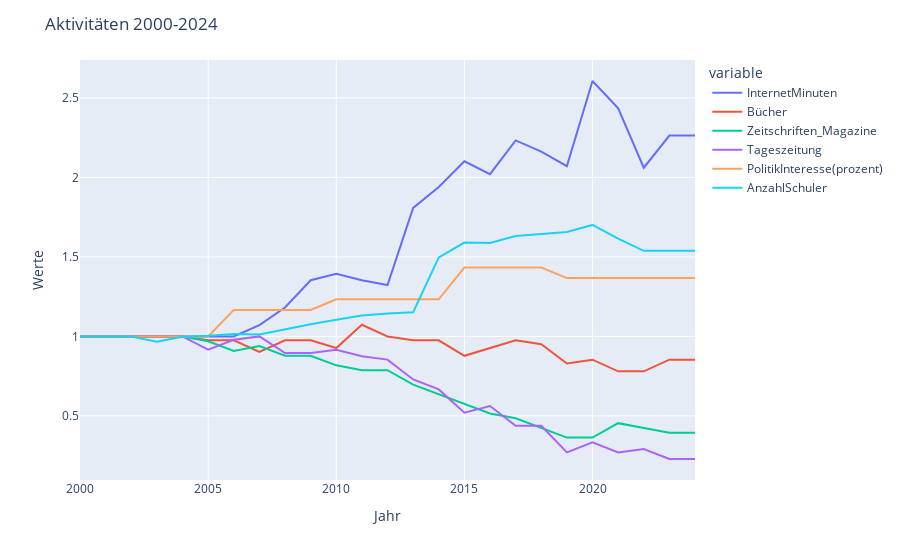

The notebook cell this image was saved under:
### Code cell
# plot activities
fig = px.line(data, y=['InternetMinuten',
       'Bücher', 'Zeitschriften_Magazine', 'Tageszeitung',
       'PolitikInteresse(prozent)', 'AnzahlSchuler'])
fig.update_layout(title='Aktivitäten 2000-2024')
fig.update_yaxes(title='Werte')
fig.show()

### Figure 1 — Plotly figure (JSON) as saved in the notebook; plotly's stock layout.template omitted (floating-point values rounded to 4 significant figures)
{"data": [{"hovertemplate": "variable=InternetMinuten<br>Jahr=%{x}<br>value=%{y}<extra></extra>", "legendgroup": "InternetMinuten", "line": {"color": "#636efa", "dash": "solid"}, "marker": {"symbol": "circle"}, "mode": "lines", "name": "InternetMinuten", "orientation": "v", "showlegend": true, "type": "scatter", "x": ["2000-01-01T00:00:00", "2002-01-01T00:00:00", "2003-01-01T00:00:00", "2004-01-01T00:00:00", "2005-01-01T00:00:00", "2006-01-01T00:00:00", "2007-01-01T00:00:00", "2008-01-01T00:00:00", "2009-01-01T00:00:00", "2010-01-01T00:00:00", "2011-01-01T00:00:00", "2012-01-01T00:00:00", "2013-01-01T00:00:00", "2014-01-01T00:00:00", "2015-01-01T00:00:00", "2016-01-01T00:00:00", "2017-01-01T00:00:00", "2018-01-01T00:00:00", "2019-01-01T00:00:00", "2020-01-01T00:00:00", "2021-01-01T00:00:00", "2022-01-01T00:00:00", "2023-01-01T00:00:00", "2024-01-01T00:00:00"], "xaxis": "x", "y": [1, 1, 1, 1, 1, 1, 1.071, 1.182, 1.354, 1.394, 1.354, 1.323, 1.808, 1.939, 2.101, 2.02, 2.232, 2.162, 2.071, 2.606, 2.434, 2.061, 2.263, 2.263], "yaxis": "y"}, {"hovertemplate": "variable=Bücher<br>Jahr=%{x}<br>value=%{y}<extra></extra>", "legendgroup": "Bücher", "line": {"color": "#EF553B", "dash": "solid"}, "marker": {"symbol": "circle"}, "mode": "lines", "name": "Bücher", "orientation": "v", "showlegend": true, "type": "scatter", "x": ["2000-01-01T00:00:00", "2002-01-01T00:00:00", "2003-01-01T00:00:00", "2004-01-01T00:00:00", "2005-01-01T00:00:00", "2006-01-01T00:00:00", "2007-01-01T00:00:00", "2008-01-01T00:00:00", "2009-01-01T00:00:00", "2010-01-01T00:00:00", "2011-01-01T00:00:00", "2012-01-01T00:00:00", "2013-01-01T00:00:00", "2014-01-01T00:00:00", "2015-01-01T00:00:00", "2016-01-01T00:00:00", "2017-01-01T00:00:00", "2018-01-01T00:00:00", "2019-01-01T00:00:00", "2020-01-01T00:00:00", "2021-01-01T00:00:00", "2022-01-01T00:00:00", "2023-01-01T00:00:00", "2024-01-01T00:00:00"], "xaxis": "x", "y": [1, 1, 1, 1, 0.9756, 0.9756, 0.9024, 0.9756, 0.9756, 0.9268, 1.073, 1, 0.9756, 0.9756, 0.878, 0.9268, 0.9756, 0.9512, 0.8293, 0.8537, 0.7805, 0.7805, 0.8537, 0.8537], "yaxis": "y"}, {"hovertemplate": "variable=Zeitschriften_Magazine<br>Jahr=%{x}<br>value=%{y}<extra></extra>", "legendgroup": "Zeitschriften_Magazine", "line": {"color": "#00cc96", "dash": "solid"}, "marker": {"symbol": "circle"}, "mode": "lines", "name": "Zeitschriften_Magazine", "orientation": "v", "showlegend": true, "type": "scatter", "x": ["2000-01-01T00:00:00", "2002-01-01T00:00:00", "2003-01-01T00:00:00", "2004-01-01T00:00:00", "2005-01-01T00:00:00", "2006-01-01T00:00:00", "2007-01-01T00:00:00", "2008-01-01T00:00:00", "2009-01-01T00:00:00", "2010-01-01T00:00:00", "2011-01-01T00:00:00", "2012-01-01T00:00:00", "2013-01-01T00:00:00", "2014-01-01T00:00:00", "2015-01-01T00:00:00", "2016-01-01T00:00:00", "2017-01-01T00:00:00", "2018-01-01T00:00:00", "2019-01-01T00:00:00", "2020-01-01T00:00:00", "2021-01-01T00:00:00", "2022-01-01T00:00:00", "2023-01-01T00:00:00", "2024-01-01T00:00:00"], "xaxis": "x", "y": [1, 1, 1, 1, 0.9697, 0.9091, 0.9394, 0.8788, 0.8788, 0.8182, 0.7879, 0.7879, 0.697, 0.6364, 0.5758, 0.5152, 0.4848, 0.4242, 0.3636, 0.3636, 0.4545, 0.4242, 0.3939, 0.3939], "yaxis": "y"}, {"hovertemplate": "variable=Tageszeitung<br>Jahr=%{x}<br>value=%{y}<extra></extra>", "legendgroup": "Tageszeitung", "line": {"color": "#ab63fa", "dash": "solid"}, "marker": {"symbol": "circle"}, "mode": "lines", "name": "Tageszeitung", "orientation": "v", "showlegend": true, "type": "scatter", "x": ["2000-01-01T00:00:00", "2002-01-01T00:00:00", "2003-01-01T00:00:00", "2004-01-01T00:00:00", "2005-01-01T00:00:00", "2006-01-01T00:00:00", "2007-01-01T00:00:00", "2008-01-01T00:00:00", "2009-01-01T00:00:00", "2010-01-01T00:00:00", "2011-01-01T00:00:00", "2012-01-01T00:00:00", "2013-01-01T00:00:00", "2014-01-01T00:00:00", "2015-01-01T00:00:00", "2016-01-01T00:00:00", "2017-01-01T00:00:00", "2018-01-01T00:00:00", "2019-01-01T00:00:00", "2020-01-01T00:00:00", "2021-01-01T00:00:00", "2022-01-01T00:00:00", "2023-01-01T00:00:00", "2024-01-01T00:00:00"], "xaxis": "x", "y": [1, 1, 1, 1, 0.9167, 0.9792, 1, 0.8958, 0.8958, 0.9167, 0.875, 0.8542, 0.7292, 0.6667, 0.5208, 0.5625, 0.4375, 0.4375, 0.2708, 0.3333, 0.2708, 0.2917, 0.2292, 0.2292], "yaxis": "y"}, {"hovertemplate": "variable=PolitikInteresse(prozent)<br>Jahr=%{x}<br>value=%{y}<extra></extra>", "legendgroup": "PolitikInteresse(prozent)", "line": {"color": "#FFA15A", "dash": "solid"}, "marker": {"symbol": "circle"}, "mode": "lines", "name": "PolitikInteresse(prozent)", "orientation": "v", "showlegend": true, "type": "scatter", "x": ["2000-01-01T00:00:00", "2002-01-01T00:00:00", "2003-01-01T00:00:00", "2004-01-01T00:00:00", "2005-01-01T00:00:00", "2006-01-01T00:00:00", "2007-01-01T00:00:00", "2008-01-01T00:00:00", "2009-01-01T00:00:00", "2010-01-01T00:00:00", "2011-01-01T00:00:00", "2012-01-01T00:00:00", "2013-01-01T00:00:00", "2014-01-01T00:00:00", "2015-01-01T00:00:00", "2016-01-01T00:00:00", "2017-01-01T00:00:00", "2018-01-01T00:00:00", "2019-01-01T00:00:00", "2020-01-01T00:00:00", "2021-01-01T00:00:00", "2022-01-01T00:00:00", "2023-01-01T00:00:00", "2024-01-01T00:00:00"], "xaxis": "x", "y": [1, 1, 1, 1, 1, 1.167, 1.167, 1.167, 1.167, 1.233, 1.233, 1.233, 1.233, 1.233, 1.433, 1.433, 1.433, 1.433, 1.367, 1.367, 1.367, 1.367, 1.367, 1.367], "yaxis": "y"}, {"hovertemplate": "variable=AnzahlSchuler<br>Jahr=%{x}<br>value=%{y}<extra></extra>", "legendgroup": "AnzahlSchuler", "line": {"color": "#19d3f3", "dash": "solid"}, "marker": {"symbol": "circle"}, "mode": "lines", "name": "AnzahlSchuler", "orientation": "v", "showlegend": true, "type": "scatter", "x": ["2000-01-01T00:00:00", "2002-01-01T00:00:00", "2003-01-01T00:00:00", "2004-01-01T00:00:00", "2005-01-01T00:00:00", "2006-01-01T00:00:00", "2007-01-01T00:00:00", "2008-01-01T00:00:00", "2009-01-01T00:00:00", "2010-01-01T00:00:00", "2011-01-01T00:00:00", "2012-01-01T00:00:00", "2013-01-01T00:00:00", "2014-01-01T00:00:00", "2015-01-01T00:00:00", "2016-01-01T00:00:00", "2017-01-01T00:00:00", "2018-01-01T00:00:00", "2019-01-01T00:00:00", "2020-01-01T00:00:00", "2021-01-01T00:00:00", "2022-01-01T00:00:00", "2023-01-01T00:00:00", "2024-01-01T00:00:00"], "xaxis": "x", "y": [1, 1, 0.9661, 0.9981, 1.004, 1.015, 1.012, 1.045, 1.076, 1.105, 1.131, 1.144, 1.152, 1.497, 1.59, 1.587, 1.631, 1.645, 1.657, 1.701, 1.615, 1.538, 1.538, 1.538], "yaxis": "y"}], "layout": {"legend": {"title": {"text": "variable"}, "tracegroupgap": 0}, "margin": {"t": 60}, "title": {"text": "Aktivitäten 2000-2024"}, "xaxis": {"anchor": "y", "domain": [0, 1], "title": {"text": "Jahr"}}, "yaxis": {"anchor": "x", "domain": [0, 1], "title": {"text": "Werte"}}}}
